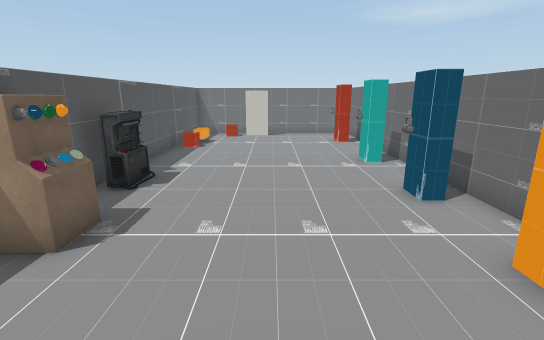
view 1 (above)

12 first-person views from a walk through a Unity game level. The camera is 1.2 m above the floor, tilts 14° down and sees 85° across. The floor is counted in squares, 0.5 m on a side. Each view is taken from the middle of a square. On the plan, view 1 faces up. The plan holds only what a view shows up to about 19 squares ahead; the rest is blank. The player is left out. Some surface patterns are stand-ins.

view 2
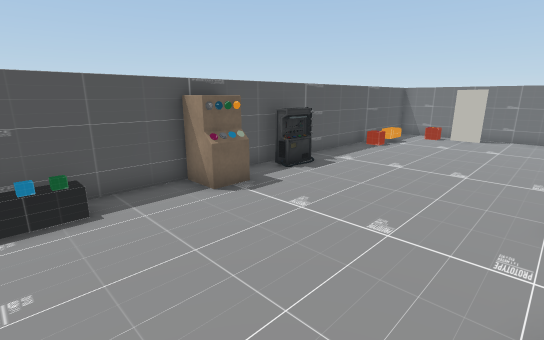

view 3
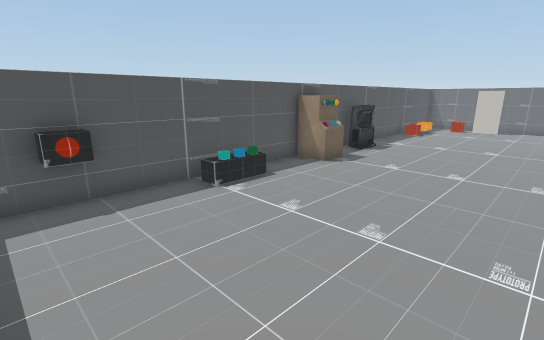

view 4
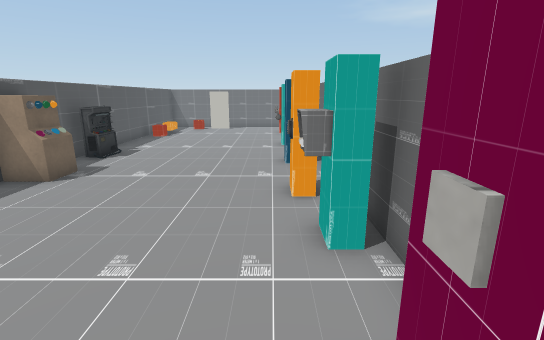

view 5
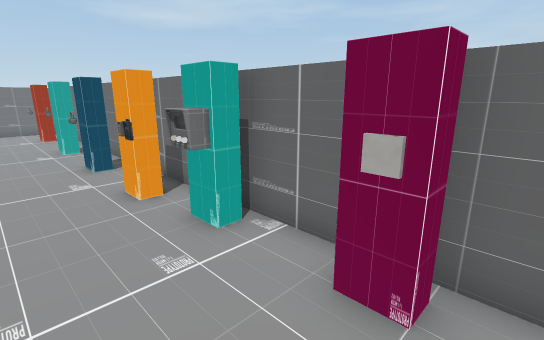

view 6
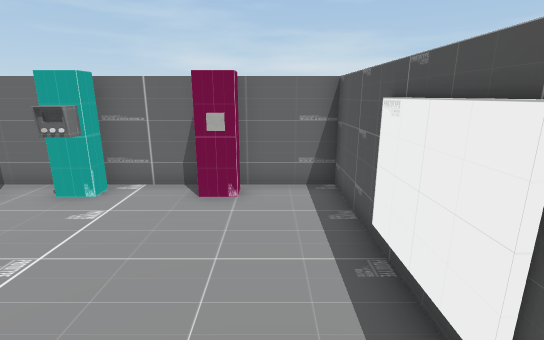

view 7
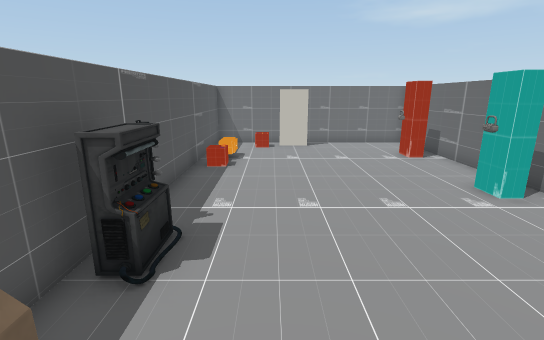

view 8
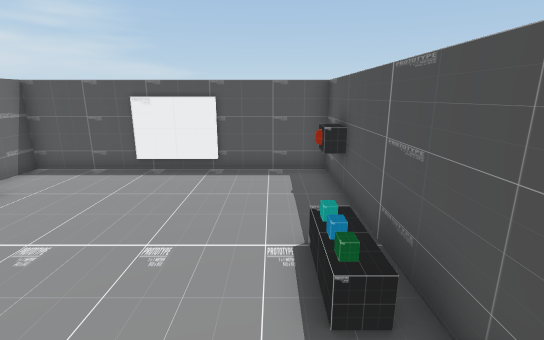

view 9
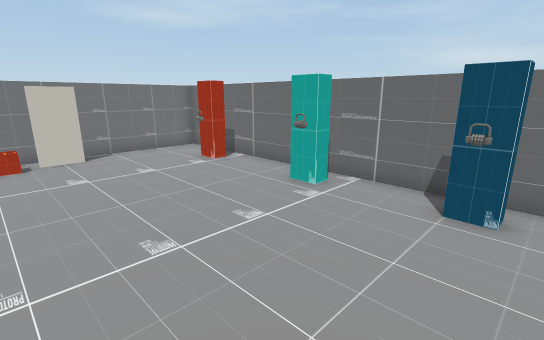

view 10
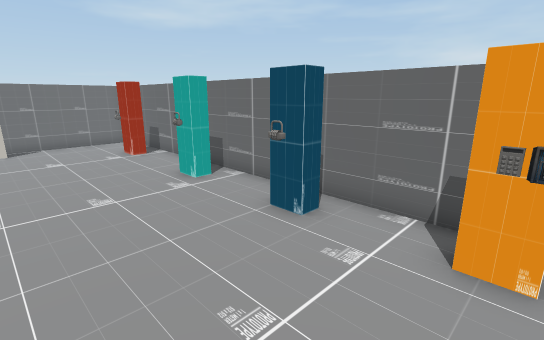

view 11
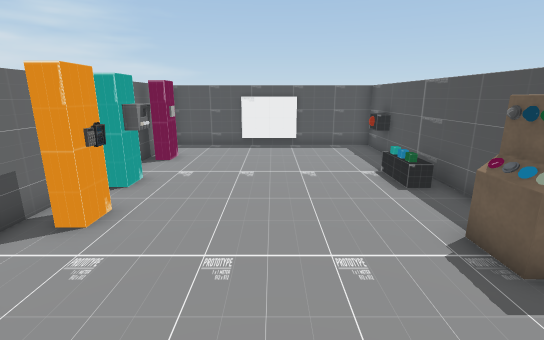

view 12
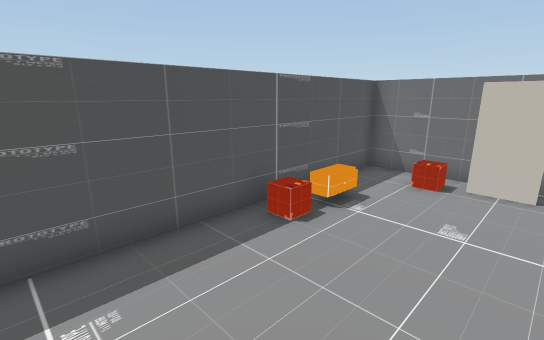

### Floor plan
Points are (right, up) in squares from view 1. A wall is a line through its corners. A room is listed if a view was taken in it or the views show most of it. See-through windows are left out.
Room 1 (views 1, 2, 3, 4, 5, 6, 7, 8, 9, 10, 11, 12)
walls: (4.1, 6.6) (3.5, 6.6) (3.5, 7.6); (4.1, 10.8) (3.5, 10.8) (3.5, 11.8); (4.1, 2.9) (3.5, 2.9) (3.5, 3.9) (4.1, 3.9); (4.5, 0.3) (3.9, 0.3); (4.1, 15.7) (3.5, 15.7) (3.5, 16.8); (3.9, -2.6) (3.9, -2.2) (4.5, -2.2); (-0.1, 18.7) (-1.6, 18.7); (-4.8, 19.7) (-4.8, -5.8) (4.9, -5.8) (4.9, 19.7) (-4.8, 19.7)
objects: other object (-4, -4) to (-4, -3); other object (-4, 4) to (-3, 5); other object (-4, 8) to (-4, 9); other object (3, 1) to (4, 1); other object (3, 3); other object (3, 7); other object (3, 11); other object (3, 16); other object (4, -3)

Positions as (right, up) in squares from view 1, and headings:
1: (0, 0), facing up
2: (3, 0), facing up-left
3: (3, -5), facing up-left
4: (3, -4), facing up
5: (1, -4), facing up-right
6: (-3, -4), facing right
7: (-2, 4), facing up
8: (-3, 4), facing down
9: (-3, 6), facing up-right
10: (-1, 3), facing up-right
11: (0, 9), facing down
12: (0, 10), facing up-left
